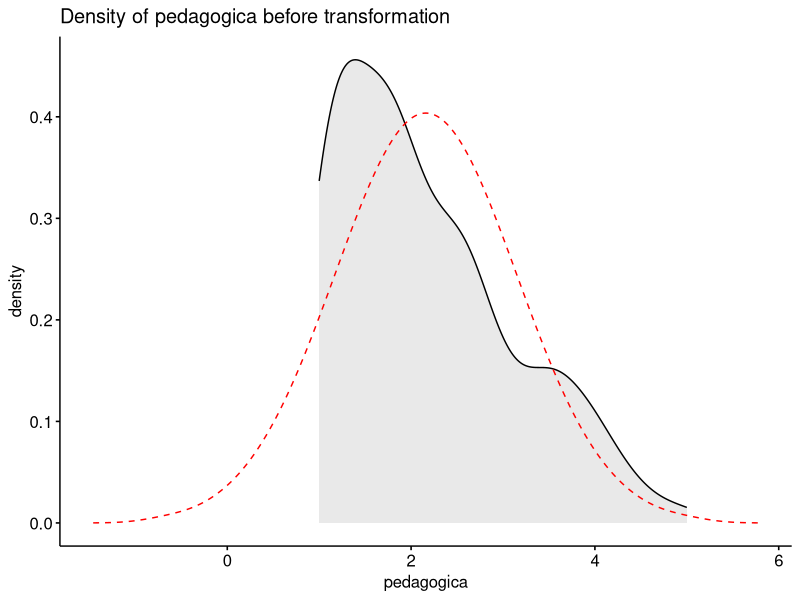
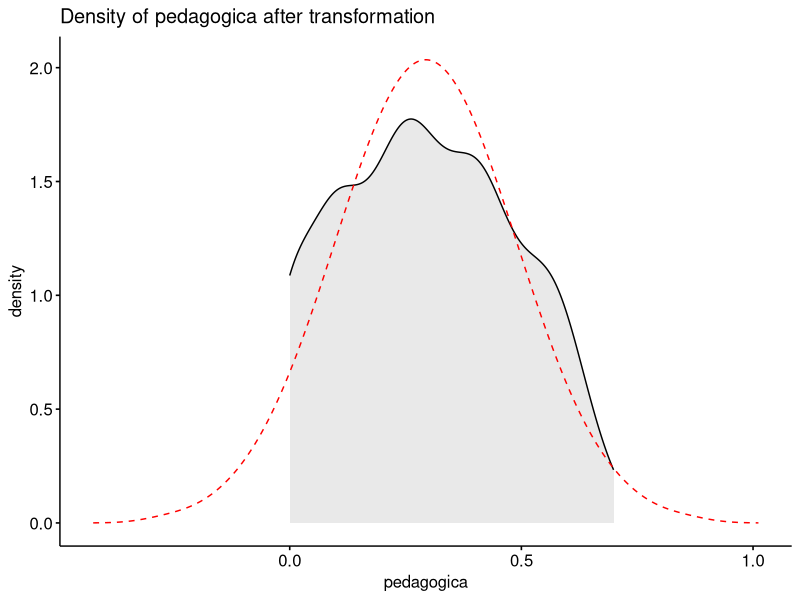
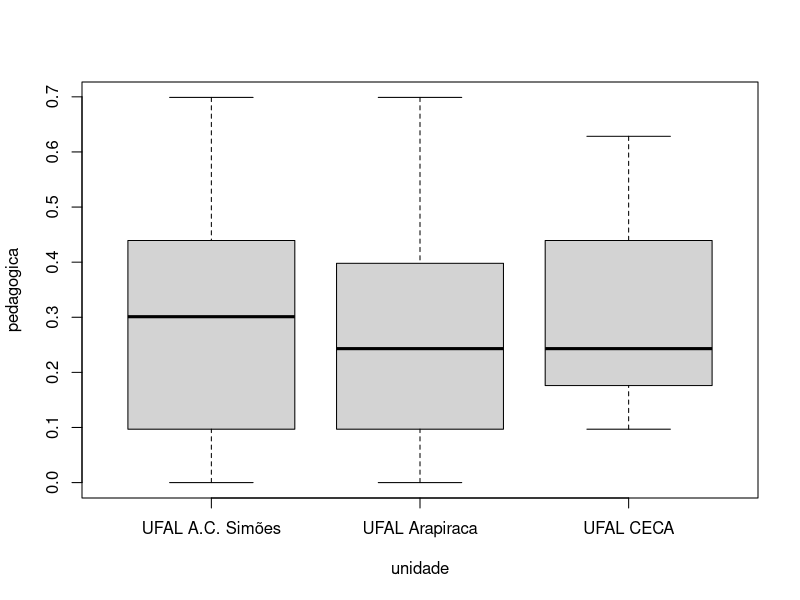
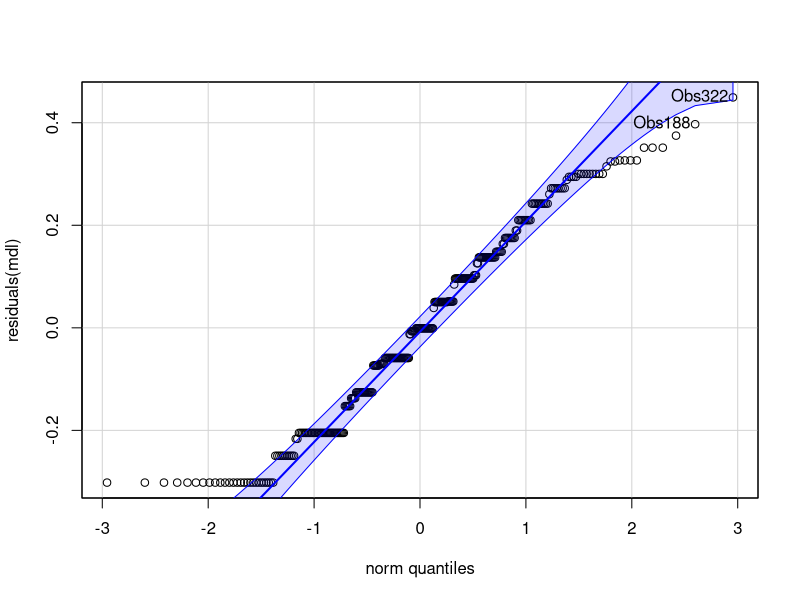
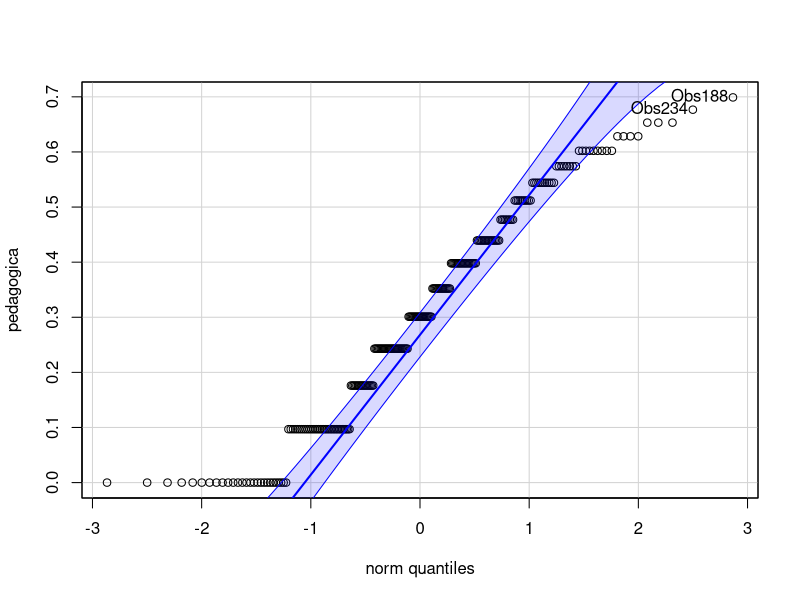
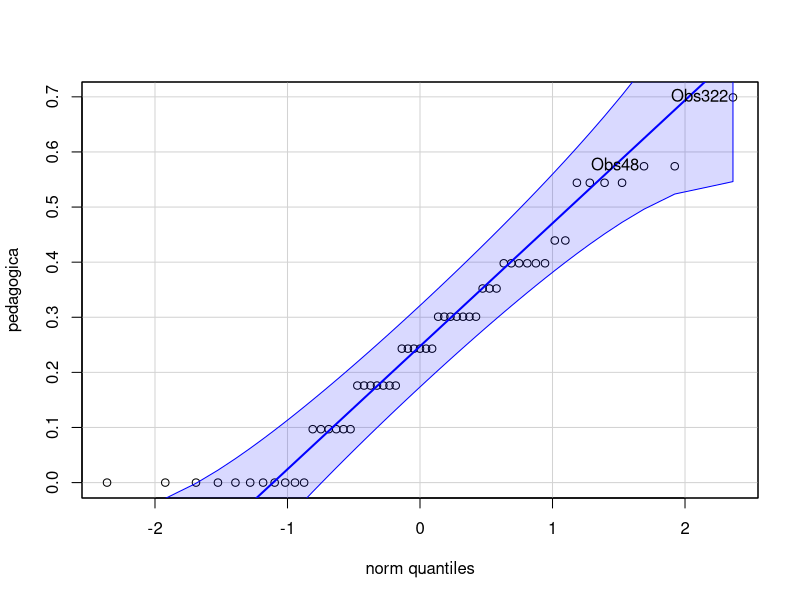
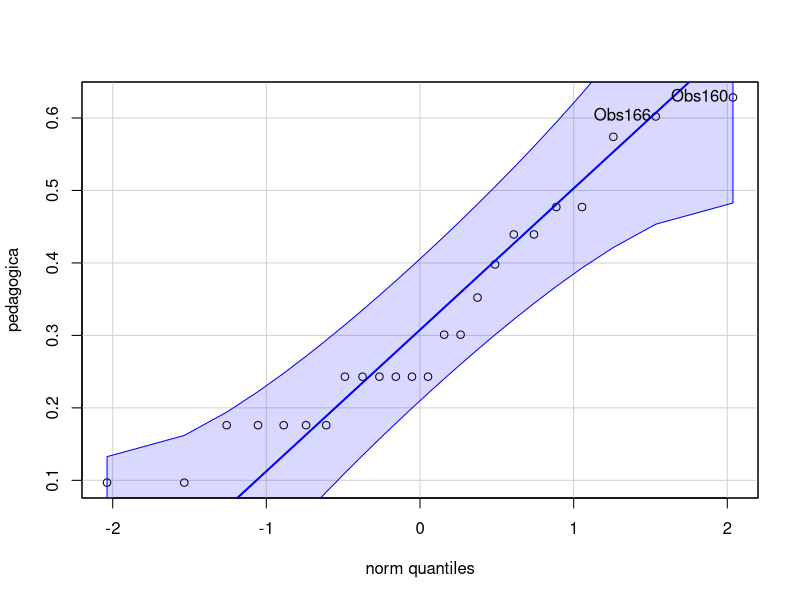
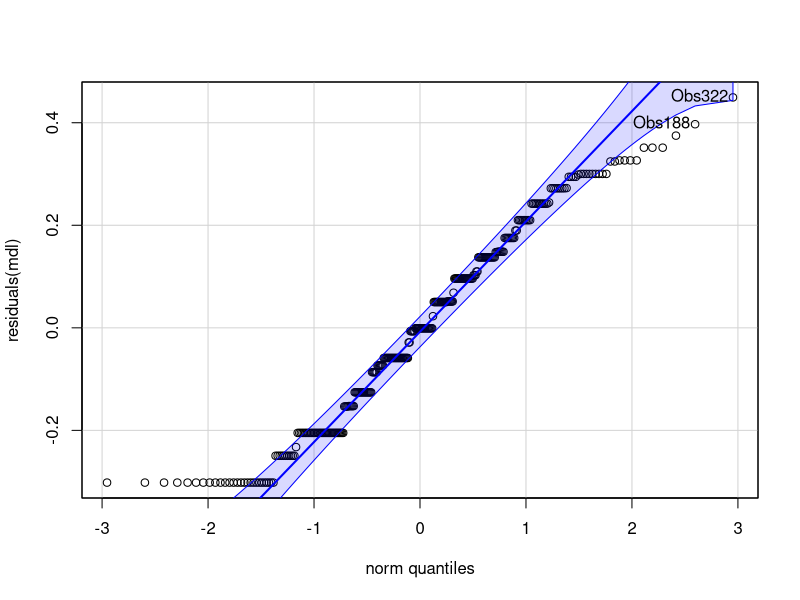

Write the R code that produced these figures, in order.
# ANOVA `pedagogica` ~ `unidade`
#
# This file is automatically generate by Shiny-Statistic app (https://statistic.geiser.tech/)
#  
# Shiny-Statistic is distributed in the hope that it will be useful,
# but WITHOUT ANY WARRANTY; without even the implied warranty of
# MERCHANTABILITY or FITNESS FOR A PARTICULAR PURPOSE.  See the
# GNU General Public License for more details.
#
# You should have received a copy of the GNU General Public License.
# If not, see <https://www.gnu.org/licenses/>.
#

wants <- c('ggpubr', 'emmeans', 'rstatix', 'fBasics', 'car', 'carData','dplyr')
has <- wants %in% rownames(installed.packages())
if (any(!has)) install.packages(wants[!has])

library(dplyr)
library(carData)
library(car)
library(fBasics)
library(rstatix)
library(emmeans)

library(ggpubr)

library(stats)

normality_test <- function(x) {
  plimit <- 0.05
  n.test <- shapiro.test(x)
  cutpoints <- c(0, 1e-04, 0.001, 0.01, 0.05, 1)
  
  if (length(x) > 30) {
    plimit <- 0.01
    cutpoints <- c(0, 1e-05, 1e-04, 0.001, 0.01, 1)
  }
  if (length(x) > 50) n.test <- dagoTest(x)@test
  
  normality <- ifelse(n.test$p.value[1] < plimit, 'NO', 'YES')
  if (length(x) > 100) normality <- 'QQ'
  if (length(x) > 200) normality <- '-'
  
  return(cbind(add_significance(data.frame(
    n = length(x),
    statistic = n.test$statistic[1],
    method = strsplit(n.test$method, ' ')[[1]][1],
    p = n.test$p.value[1]
  ), p.col = "p", cutpoints = cutpoints), normality = normality))
}

normality_test_at <- function(dat, vars) {
  df <- select(group_data(dat), -starts_with(".rows"))
  do.call(rbind, lapply(vars, FUN = function(v) {
    do.call(rbind, lapply(seq(1, nrow(group_data(dat))), FUN = function(i) {
      n.test <- normality_test(dat[[v]][group_data(dat)[[".rows"]][[i]]]) 
      cbind(variable = v, df[i,] , n.test)
    }))
  }))
}

df2qqs <- function(data, group) {
  data <- as.data.frame(data)
  for (iv in group) {
    if (is.numeric(data[[iv]])) {
      quantiles <- quantile(data[[iv]])
      data[[iv]] <- sapply(data[[iv]], FUN = function(x) {
        if (x <= quantiles[[2]]) "low"
        else if (x >= quantiles[[4]]) "high"
        else "medium"
      })
      data[[iv]] <- factor(data[[iv]], levels=c("low", "medium", "high"))
    }
  }
  return(data)
}

ggPlotAoV <- function(data, x, y, color = c(), aov, pwc, linetype = color, by = c(), addParam = c() ) {
  pwc <- tryCatch(add_xy_position(pwc, x = x), error = function(e) NULL)
  if (is.null(pwc)) return(ggplot())
  if (length(color) > 0) {
    bxp <- ggboxplot(data, x = x, y = y, color = color, palette = "jco", add=addParam, facet.by = by)
    bxp <- bxp + stat_pvalue_manual(pwc, color = color, linetype = linetype, hide.ns = T
                                    , tip.length = 0, step.increase = 0.1, step.group.by = by)
  } else {
    bxp <- ggboxplot(data, x = x, y = y, color = x, palette = "jco", add=addParam, facet.by = by)
    bxp <- bxp + stat_pvalue_manual(pwc, linetype = linetype, hide.ns = T
                                    , tip.length = 0, step.increase = 0.1, step.group.by = by)
  }
  bxp <- bxp + labs(subtitle = get_test_label(aov, detailed = T), caption = get_pwc_label(pwc))
  return(bxp)
}

emm <- list()

## Initial Data and Preprocessing

dat <- read.csv("anova-by-unidade/pedagogica/data.csv")[,c("ID", "unidade", "pedagogica" )]
dat <- df2qqs(dat, c("unidade"))
rownames(dat) <- dat[["ID"]]

### Visualization of data distribution
ggdensity(dat, x = "pedagogica", fill = "lightgray", title= "Density of pedagogica before transformation") +
 stat_overlay_normal_density(color = "red", linetype = "dashed")
 
### Dealing with positive greater skewness in pedagogica
dat[["pedagogica"]] <- log10(dat[["pedagogica"]])
ggdensity(dat, x = "pedagogica", fill = "lightgray", title= "Density of pedagogica after transformation") +
 stat_overlay_normal_density(color = "red", linetype = "dashed")


### Summary statistics of the initial data

get_summary_stats(group_by(dat, `unidade`), type ="common")

## Check Assumptions

### Identifying outliers

identify_outliers(group_by(dat, `unidade`), `pedagogica`)
Boxplot(`pedagogica` ~ `unidade`, data = dat, id = list(n = Inf))

### Removing outliers from the data

outliers <- c("")
rdat <- dat[!dat[["ID"]] %in% outliers,]   # table without outliers

### Normality assumption

#### Checking normality assumption in the residual model

mdl <- lm(`pedagogica` ~ `unidade`, data = rdat)
normality_test(residuals(mdl))
qqPlot(residuals(mdl))

#### Checking normality assumption for each group

normality_test_at(group_by(rdat, `unidade`), "pedagogica")

qqPlot( ~ `pedagogica`, data = rdat[which(rdat["unidade"] == "UFAL A.C. Simões"),])
qqPlot( ~ `pedagogica`, data = rdat[which(rdat["unidade"] == "UFAL Arapiraca"),])
qqPlot( ~ `pedagogica`, data = rdat[which(rdat["unidade"] == "UFAL CECA"),])


#### Removing non-normal data

non.normal <- c("Obs111","Obs239")
sdat <- rdat[!rdat[["ID"]] %in% non.normal,]   # table without non-normal and outliers

mdl <- lm(`pedagogica` ~ `unidade`, data = sdat)
normality_test(residuals(mdl))
qqPlot(residuals(mdl))

normality_test_at(group_by(sdat, `unidade`), "pedagogica")

qqPlot( ~ `pedagogica`, data = sdat[which(sdat["unidade"] == "UFAL A.C. Simões"),])
qqPlot( ~ `pedagogica`, data = sdat[which(sdat["unidade"] == "UFAL Arapiraca"),])
qqPlot( ~ `pedagogica`, data = sdat[which(sdat["unidade"] == "UFAL CECA"),])


### Homogeneity of variance assumption

levene_test(sdat, `pedagogica` ~ `unidade`)

## Computation ANOVA

res.aov <- anova_test(sdat, `pedagogica` ~ `unidade`, type = 2, effect.size = 'ges', detailed = T)
get_anova_table(res.aov)

## Post-hoct Tests (Pairwise Comparisons)

(emm[["unidade"]] <- emmeans_test(sdat, `pedagogica` ~ `unidade`, p.adjust.method = "bonferroni", detailed = T))


## Report ANOVA with Plots and Descriptive Statistic

get_summary_stats(group_by(sdat, `unidade`), type ="common")

ggPlotAoV(sdat, "unidade", "pedagogica", aov=res.aov, pwc=emm[["unidade"]], addParam=c("jitter"))
